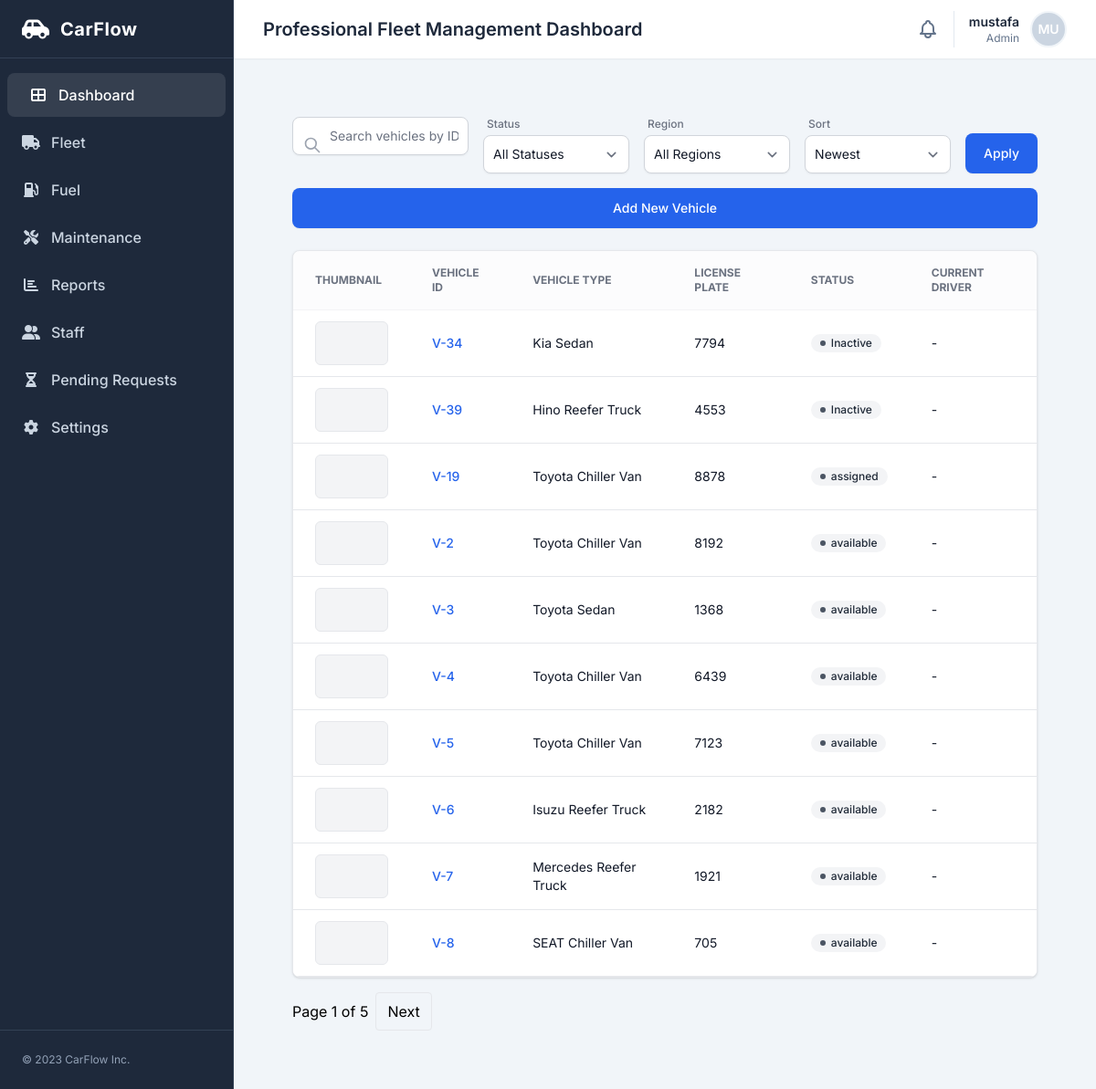
Page /fleet/ (signed in) on the earlier database version.
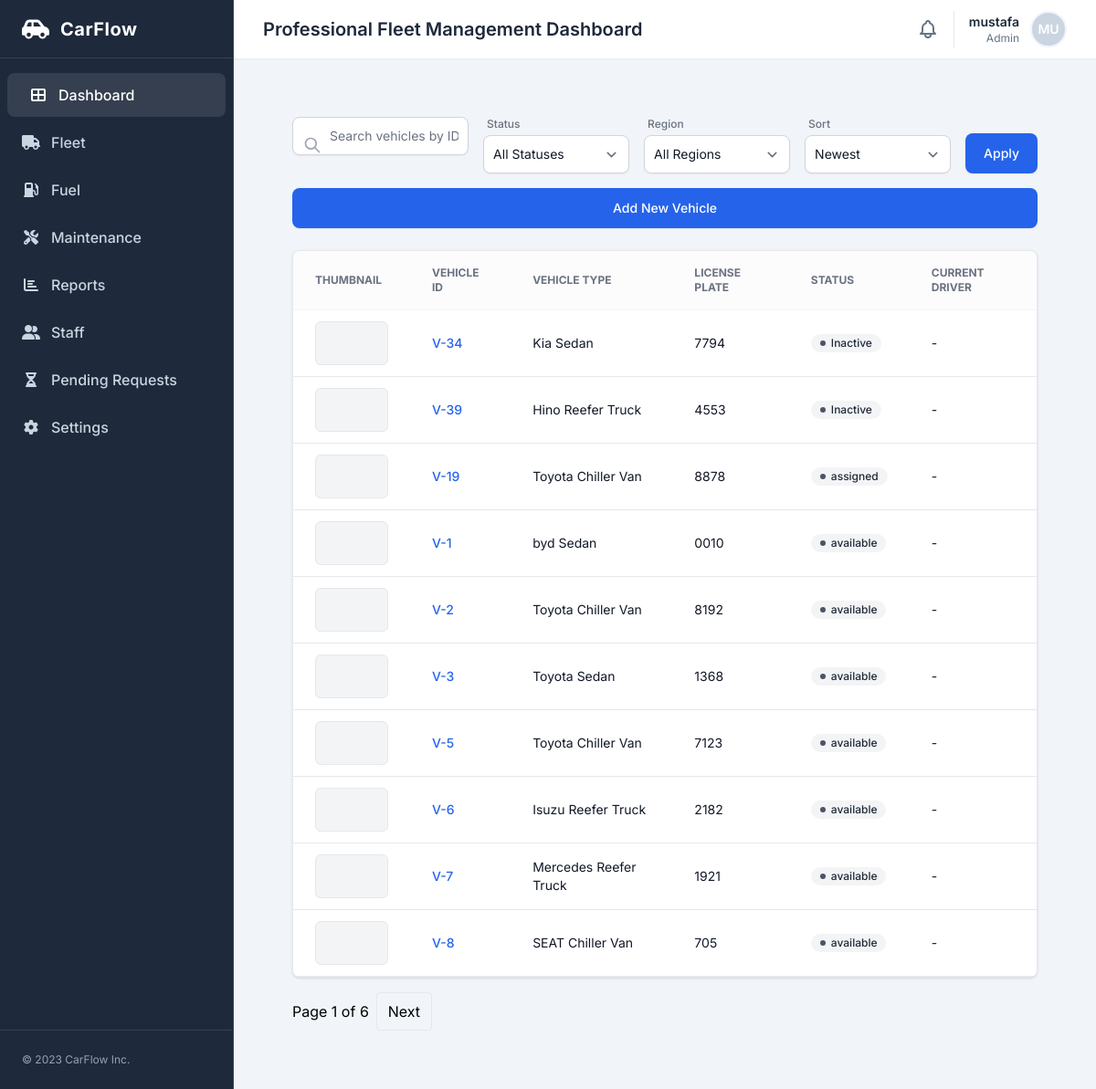
Same page on the later database version.
### fleet/models.py (models this page shows, shortened)
class Car(models.Model):
    STATUS_CHOICES = [
        ("available", "Available"),
        ("assigned", "Assigned"),
        ("maintenance", "Maintenance"),
        ("inactive", "Inactive"),
    ]
    VEHICLE_TYPE_CHOICES = [
        ("Sedan", "Sedan"),
        ("Reefer Van", "Chiller Van"),
        ("Reefer Truck", "Reefer Truck"),
        ("Reefer Pickup", "Reefer Pickup"),
    ]
    plate_number = models.CharField(max_length=20, unique=True, db_index=True)
    brand = models.CharField(max_length=100, default='Unknown')
    vehicle_type = models.CharField(max_length=100, choices=VEHICLE_TYPE_CHOICES, verbose_name="Vehicle Type", default="Sedan")
    year = models.PositiveIntegerField()
    vin = models.CharField(max_length=64, blank=True)
    status = models.CharField(
        max_length=20,
        choices=STATUS_CHOICES,
        default="available",
        db_index=True,
    )
    region = models.ForeignKey(
        "accounts.Region",
        on_delete=models.SET_NULL,
        null=True,
        blank=True,
        related_name="cars",
    )
    notes = models.TextField(blank=True)
    current_mileage = models.PositiveIntegerField(default=0, db_index=True)
    qr_token = models.CharField(max_length=128, unique=True, null=True, blank=True, db_index=True)
    qr_enabled = models.BooleanField(default=True, db_index=True)
    qr_code_image = models.ImageField(upload_to="qr_codes/", null=True, blank=True)
    created_at = models.DateTimeField(auto_now_add=True)
    class Meta:
        ordering = ["plate_number"]

### fleet/views.py (the view)
# urls.py: path("", CarListView.as_view(), name="car_index"),
class CarListView(LoginRequiredMixin, ListView):
    model = Car
    paginate_by = 10
    template_name = "fleet/car_list.html"
    context_object_name = "cars"
    def get_queryset(self):
        qs = Car.objects.exclude(status="inactive").annotate(
            maintenance_count=Count("maintenance_requests")
        )
        q = self.request.GET.get("q")
        status = self.request.GET.get("status")
        sort = self.request.GET.get("sort")
        region = self.request.GET.get("region")
        if q:
            qs = qs.filter(Q(plate_number__icontains=q) | Q(brand__icontains=q) | Q(vehicle_type__icontains=q))
        if status:
            if status == "active":
                qs = qs.filter(status__in=["available", "assigned"])
            else:
                qs = qs.filter(status=status)
        if region:
            qs = qs.filter(region_id=region)
        if sort in {"plate_number", "brand", "vehicle_type", "year", "-year", "created_at", "-created_at"}:
            qs = qs.order_by(sort)
        if self.request.user.groups.filter(name="Driver").exists() and not (self.request.user.is_superuser or self.request.user.groups.filter(name__in=["Manager", "Fleet Manager", "Admin"]).exists()):
            assigned_ids = list(
                DriverAssignment.objects.filter(driver=self.request.user, active=True).values_list("car_id", flat=True)
            )
            qs = qs.filter(id__in=assigned_ids)
        return qs
    def get_context_data(self, **kwargs):
        context = super().get_context_data(**kwargs)
        context["regions"] = Region.objects.all()
        return context

### fleet/templates/fleet/car_list.html (shortened to what the changed rows need)
{% extends "base.html" %}
{% block content %}
<div class="flex-1 overflow-y-auto p-4 sm:p-6 lg:p-8 custom-scrollbar">
  <section class="bg-white rounded-lg shadow border border-gray-200 overflow-hidden">
    <div class="table-scroll">
      <table class="w-full text-sm text-left text-gray-500">
        <thead class="text-xs text-gray-500 font-bold bg-gray-50/50 uppercase border-b border-gray-100">
          <tr>
            <th class="px-6 py-4 w-32" scope="col">Thumbnail</th>
            <th class="px-6 py-4" scope="col">Vehicle ID</th>
            <th class="px-6 py-4" scope="col">Vehicle Type</th>
            <th class="px-6 py-4" scope="col">License Plate</th>
            <th class="px-6 py-4" scope="col">Status</th>
            <th class="px-6 py-4" scope="col">Current Driver</th>
          </tr>
        </thead>
        <tbody>
          {% for car in cars %}
          <tr class="bg-white border-b hover:bg-gray-50 transition-colors">
            <td class="px-6 py-3">
              <div class="h-12 w-20 overflow-hidden rounded-md border border-gray-200 bg-gray-100"></div>
            </td>
            <td class="px-6 py-4 font-medium text-gray-900"><a href="{% url 'fleet:car_detail' car.pk %}" class="text-blue-600">V-{{ car.pk }}</a></td>
            <td class="px-6 py-4 text-gray-900">{{ car.brand }} {{ car.get_vehicle_type_display|default:car.vehicle_type }}</td>
            <td class="px-6 py-4 text-gray-900">{{ car.plate_number }}</td>
            <td class="px-6 py-4">
              {% if car.status == 'active' %}
              <span class="bg-green-100 text-green-800 text-xs font-medium px-2.5 py-0.5 rounded-full flex items-center w-fit gap-1.5"><span class="w-1.5 h-1.5 rounded-full bg-green-600"></span> Active</span>
              {% elif car.status == 'maintenance' %}
              <span class="bg-yellow-100 text-yellow-800 text-xs font-medium px-2.5 py-0.5 rounded-full flex items-center w-fit gap-1.5"><span class="w-1.5 h-1.5 rounded-full bg-yellow-600"></span> In Maintenance</span>
              {% elif car.status == 'inactive' %}
              <span class="bg-red-100 text-red-800 text-xs font-medium px-2.5 py-0.5 rounded-full flex items-center w-fit gap-1.5"><span class="w-1.5 h-1.5 rounded-full bg-red-600"></span> Inactive</span>
              {% else %}
              <span class="bg-gray-100 text-gray-800 text-xs font-medium px-2.5 py-0.5 rounded-full flex items-center w-fit gap-1.5"><span class="w-1.5 h-1.5 rounded-full bg-gray-600"></span> {{ car.status }}</span>
              {% endif %}
            </td>
            <td class="px-6 py-4 text-gray-900">-</td>
          </tr>
          {% empty %}
          <tr><td class="px-6 py-4" colspan="6">No cars</td></tr>
          {% endfor %}
        </tbody>
      </table>
    </div>
  </section>
  {% if is_paginated %}
  <div class="mt-4 flex items-center space-x-2">
    <span>Page {{ page_obj.number }} of {{ paginator.num_pages }}</span>
    {% if page_obj.has_next %}
      <a class="px-3 py-2 border rounded" href="?page={{ page_obj.next_page_number }}">Next</a>
    {% endif %}
  </div>
  {% endif %}
</div>
{% endblock %}

Differences in the rows shown:
no longer on this page (row edited): Car: pk "4", brand "Toyota", vehicle_type "Chiller Van", plate_number "6439", status "available"
now on this page (row edited): Car: pk "1", brand "byd", vehicle_type "Sedan", plate_number "0010", status "available"
Other differences:
{{ paginator.num_pages }}: "5" → "6"
